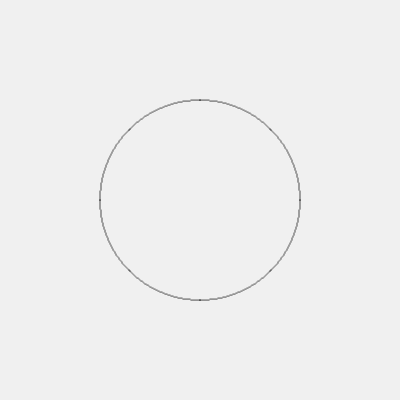
Frame 1 (no input)
Frame 60 (no input): identical to frame 1, image omitted
Frame 120 (the mouse pressed at the canvas centre since frame 60): identical to frame 1, image omitted

The p5.js sketch that drew this single still picture (run headless with seeded random() and noise() and a simulated clock; from frame 60 on, the mouse is pressed at the canvas centre):

// p5.js sketch
// ── sketch.js
function setup() {
  createCanvas(400, 400);
}

function draw() {
  background(240);
  fill(0, 0, 0);
  midPointCircleDraw(200, 200, 100);
}

function midPointCircleDraw(x_centre, y_centre, r) {
  var x = 0,
    y = r;
  point(x + x_centre, y + y_centre);
  if (r > 0) {
    point(x + x_centre, -y + y_centre);
    point(y + x_centre, x + y_centre);
    point(-y + x_centre, x + y_centre);
  }
  var P = 1 - r;
  for (x = 0; x <= y; x++) {
    // Mid-point is inside or on the perimeter
    if (P < 0) {
      P = P + 2 * x + 1;
    }
    // Mid-point is outside the perimeter
    else {
      y--;
      P = P + 2 * x - 2 * y + 1;
    }
    point(x + x_centre, -y + y_centre);
    point(-x + x_centre, y + y_centre);
    point(x + x_centre, y + y_centre);
    point(-x + x_centre, -y + y_centre);
    point(y + x_centre, x + y_centre);
    point(-y + x_centre, x + y_centre);
    point(y + x_centre, -x + y_centre);
    point(-y + x_centre, -x + y_centre);
  }
}
